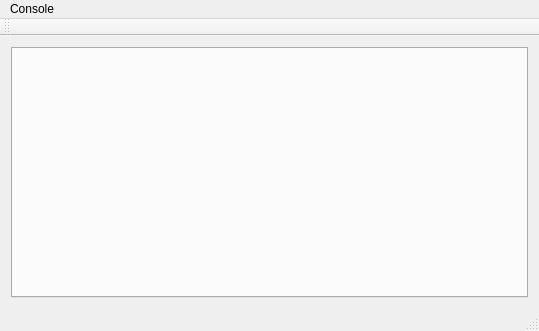
<?xml version="1.0" encoding="UTF-8"?>
<ui version="4.0">
 <class>MainWindow</class>
 <widget class="QMainWindow" name="MainWindow">
  <property name="geometry">
   <rect>
    <x>0</x>
    <y>0</y>
    <width>539</width>
    <height>331</height>
   </rect>
  </property>
  <property name="windowTitle">
   <string>MainWindow</string>
  </property>
  <widget class="QWidget" name="centralWidget">
   <layout class="QVBoxLayout" name="verticalLayout">
    <item>
     <widget class="QTabWidget" name="tabWidget">
      <property name="currentIndex">
       <number>-1</number>
      </property>
     </widget>
    </item>
   </layout>
  </widget>
  <widget class="QMenuBar" name="menuBar">
   <property name="geometry">
    <rect>
     <x>0</x>
     <y>0</y>
     <width>539</width>
     <height>21</height>
    </rect>
   </property>
   <widget class="QMenu" name="menuConsole">
    <property name="title">
     <string>Console</string>
    </property>
    <addaction name="actionNew"/>
   </widget>
   <addaction name="menuConsole"/>
  </widget>
  <widget class="QToolBar" name="mainToolBar">
   <attribute name="toolBarArea">
    <enum>TopToolBarArea</enum>
   </attribute>
   <attribute name="toolBarBreak">
    <bool>false</bool>
   </attribute>
  </widget>
  <widget class="QStatusBar" name="statusBar"/>
  <action name="actionNew">
   <property name="text">
    <string>New</string>
   </property>
  </action>
 </widget>
 <layoutdefault spacing="6" margin="11"/>
 <resources/>
 <connections/>
</ui>
